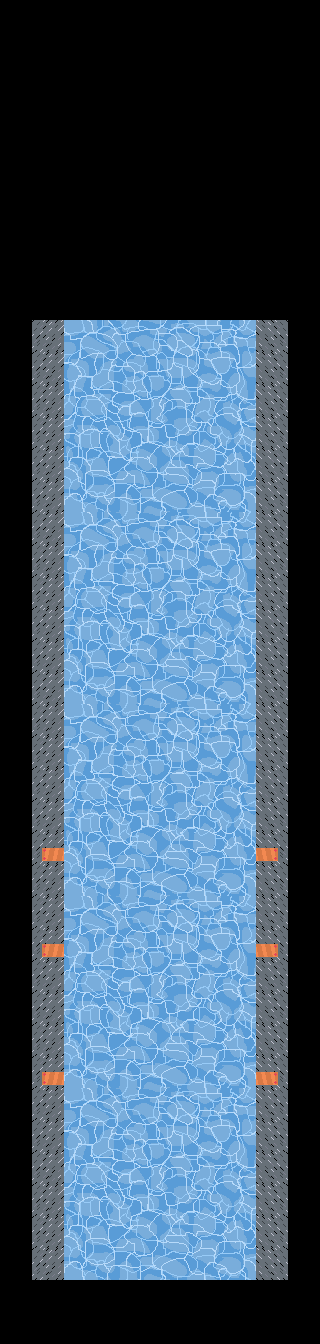

The image is a tile-based game level rendered from a .tmx file. Its description and source (layers, tilesets, objects; grid data summarised) follow:
An orthogonal 10x42 tile map with 32x32 px tiles, 2 tile layers (Overlay, Background), 2 tilesets and 17 objects (6x FinishLine, 3x Buoy, 2x WharfRight48, Taxi, Waterbus, ...).

<map version="1.10" tiledversion="1.10.1" orientation="orthogonal" renderorder="right-down" width="10" height="42" tilewidth="32" tileheight="32" infinite="0" nextlayerid="1" nextobjectid="22">
 <tileset firstgid="1" name="Level-0-TileSet" tilewidth="196" tileheight="192" tilecount="16" columns="0">
  <grid orientation="orthogonal" width="1" height="1" />
  <tile id="0">
   <image width="13" height="13" source="obstacles/easy/boei.png" />
  </tile>
  <tile id="1">
   <image width="16" height="16" source="obstacles/easy/kade-links-16.png" />
  </tile>
  <tile id="2">
   <image width="48" height="16" source="obstacles/easy/kade-links-48.png" />
  </tile>
  <tile id="3">
   <image width="80" height="16" source="obstacles/easy/kade-links-80.png" />
  </tile>
  <tile id="4">
   <image width="16" height="16" source="obstacles/easy/kade-rechts-16.png" />
  </tile>
  <tile id="5">
   <image width="48" height="16" source="obstacles/easy/kade-rechts-48.png" />
  </tile>
  <tile id="6">
   <image width="80" height="16" source="obstacles/easy/kade-rechts-80.png" />
  </tile>
  <tile id="7">
   <image width="192" height="192" source="background.png" />
  </tile>
  <tile id="8">
   <image width="192" height="32" source="background-1.png" />
  </tile>
  <tile id="9">
   <image width="192" height="32" source="background-2.png" />
  </tile>
  <tile id="10">
   <image width="192" height="32" source="background-3.png" />
  </tile>
  <tile id="11">
   <image width="192" height="32" source="background-4.png" />
  </tile>
  <tile id="12">
   <image width="192" height="32" source="background-5.png" />
  </tile>
  <tile id="13">
   <image width="192" height="32" source="background-6.png" />
  </tile>
  <tile id="20">
   <image width="32" height="4" source="Finish_lineV2.png" />
  </tile>
  <tile id="21">
   <image width="196" height="150" source="HNY_V3.png" />
  </tile>
 </tileset>
 <tileset firstgid="23" name="Overlay-TileSet" tilewidth="196" tileheight="150" tilecount="6" columns="0">
  <grid orientation="orthogonal" width="1" height="1" />
  <tile id="0">
   <image width="32" height="4" source="Finish_lineV2.png" />
  </tile>
  <tile id="1">
   <image width="196" height="150" source="HNY_V3.png" />
  </tile>
  <tile id="2">
   <properties>
    <property name="solid" type="bool" value="true" />
   </properties>
   <image width="32" height="32" source="kadeborder.png" />
  </tile>
  <tile id="3">
   <properties>
    <property name="solid" type="bool" value="true" />
   </properties>
   <image width="32" height="32" source="kadeborderkade.png" />
  </tile>
  <tile id="4">
   <properties>
    <property name="solid" type="bool" value="true" />
   </properties>
   <image width="32" height="32" source="kadeborderkadelinks.png" />
  </tile>
  <tile id="5">
   <properties>
    <property name="solid" type="bool" value="true" />
   </properties>
   <image width="32" height="32" source="kadeborderlinks.png" />
  </tile>
 </tileset>
 <layer id="2" name="Overlay" width="10" height="42">
  <properties>
   <property name="solid" type="bool" value="true" />
  </properties>
  <data>[420 cells, 60 non-empty, 4 distinct tile ids]</data>
 </layer>
 <layer id="1" name="Background" width="10" height="42">
  <data>[420 cells, 30 non-empty, 6 distinct tile ids]</data>
 </layer>
 <objectgroup id="3" name="Spawn">
  <properties>
   <property name="excalibur" type="bool" value="true" />
  </properties>
  <object id="1" name="Taxi" x="160" y="1184">
   <properties>
    <property name="height" type="int" value="0" />
   </properties>
   <point />
  </object>
  <object id="2" name="Waterbus" x="160" y="1248">
   <properties>
    <property name="height" type="int" value="0" />
   </properties>
   <point />
  </object>
  <object id="3" name="WharfRight48" gid="6" x="208" y="1088" width="48" height="16">
   <properties>
    <property name="height" type="int" value="13" />
    <property name="width" type="int" value="48" />
   </properties>
  </object>
  <object id="4" name="WharfLeft48" gid="3" x="64" y="1088" width="48" height="16">
   <properties>
    <property name="height" type="int" value="13" />
    <property name="width" type="int" value="48" />
   </properties>
  </object>
  <object id="5" name="WharfRight80" gid="7" x="176" y="960" width="80" height="16">
   <properties>
    <property name="height" type="int" value="13" />
    <property name="width" type="int" value="80" />
   </properties>
  </object>
  <object id="6" name="WharfLeft16" gid="2" x="64" y="960" width="16" height="16">
   <properties>
    <property name="height" type="int" value="13" />
    <property name="width" type="int" value="16" />
   </properties>
  </object>
  <object id="7" name="Buoy" gid="1" x="168" y="990" width="13" height="13">
   <properties>
    <property name="height" type="int" value="11" />
    <property name="width" type="int" value="11" />
   </properties>
  </object>
  <object id="8" name="Buoy" gid="1" x="120.333" y="1045.33" width="13" height="13">
   <properties>
    <property name="height" type="int" value="11" />
    <property name="width" type="int" value="11" />
   </properties>
  </object>
  <object id="9" name="WharfLeft80" gid="4" x="64" y="864" width="80" height="16">
   <properties>
    <property name="height" type="int" value="13" />
    <property name="width" type="int" value="80" />
   </properties>
  </object>
  <object id="14" name="WharfRight48" gid="6" x="208" y="864" width="48" height="16">
   <properties>
    <property name="height" type="int" value="13" />
    <property name="width" type="int" value="48" />
   </properties>
  </object>
  <object id="15" name="Buoy" gid="1" x="178.75" y="912.5" width="13" height="13">
   <properties>
    <property name="height" type="int" value="11" />
    <property name="width" type="int" value="11" />
   </properties>
  </object>
  <object id="16" name="FinishLine" gid="23" x="64" y="420" width="32" height="4">
   <properties>
    <property name="height" type="int" value="4" />
    <property name="width" type="int" value="32" />
   </properties>
  </object>
  <object id="17" name="FinishLine" gid="23" x="96" y="420" width="32" height="4">
   <properties>
    <property name="height" type="int" value="4" />
    <property name="width" type="int" value="32" />
   </properties>
  </object>
  <object id="18" name="FinishLine" gid="23" x="128" y="420" width="32" height="4">
   <properties>
    <property name="height" type="int" value="4" />
    <property name="width" type="int" value="32" />
   </properties>
  </object>
  <object id="19" name="FinishLine" gid="23" x="160" y="420" width="32" height="4">
   <properties>
    <property name="height" type="int" value="4" />
    <property name="width" type="int" value="32" />
   </properties>
  </object>
  <object id="20" name="FinishLine" gid="23" x="192" y="420" width="32" height="4">
   <properties>
    <property name="height" type="int" value="4" />
    <property name="width" type="int" value="32" />
   </properties>
  </object>
  <object id="21" name="FinishLine" gid="23" x="224" y="420" width="32" height="4">
   <properties>
    <property name="height" type="int" value="4" />
    <property name="width" type="int" value="32" />
   </properties>
  </object>
 </objectgroup>
</map>
